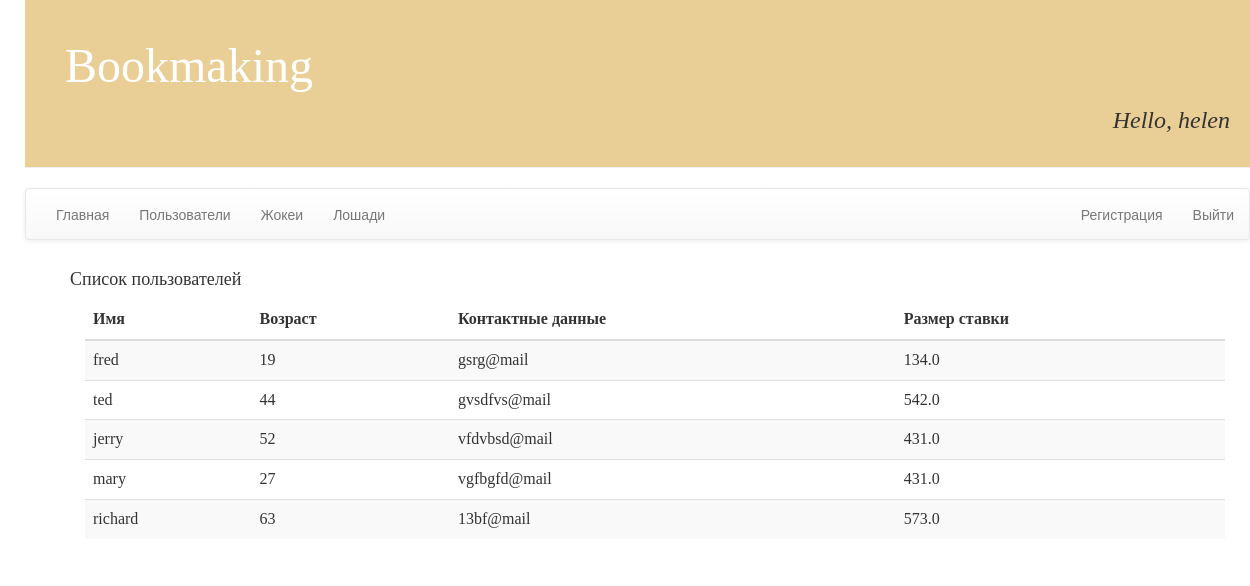
The page /user/ (signed in) on the database its author committed.
### bookmaking/models.py (models this page shows)
class User1(models.Model):
    user_id = models.IntegerField()
    name = models.CharField(max_length=50)
    age = models.IntegerField()
    stake = models.FloatField()
    contacts = models.CharField(max_length=50)
    bank_account = models.CharField(max_length=50)

### bookmaking/views.py (the view)
# urls.py: url(r'^user/$', views.user_view),
@login_required(login_url='/login')
def user_view(request):
    users = User1.objects.all()
    return render (request, 'bookmaking/users.html', {'users': users})

### bookmaking/templates/bookmaking/users.html
{% extends 'bookmaking/base.html' %}
{% load staticfiles %}
{% block content %}
	<h4>Список пользователей</h4>
	<div class="container">
    <table class="table table-striped">
 <thead>
 <tr>
 <th>Имя</th>
 <th>Возраст</th>
 <th>Контактные данные</th>
 <th>Размер ставки</th>
 </tr>
 </thead>
 <tbody>
  {% for user in users %}
 <tr>
 <td>{{user.name}}</td>
 <td>{{user.age}}</td>
 <td>{{user.contacts}}</td>
 <td>{{user.stake}}</td>
 </tr>
 {% endfor %}
 </tbody>
 </table>
	</div>
{% endblock content %}

### bookmaking/templates/bookmaking/base.html (shortened to what this page needs)
{% load staticfiles %}
 <html>
        <head>
            <link rel="stylesheet" href="//maxcdn.bootstrapcdn.com/bootstrap/3.2.0/css/bootstrap.min.css">
            <link rel="stylesheet" href="//maxcdn.bootstrapcdn.com/bootstrap/3.2.0/css/bootstrap-theme.min.css">
            <link rel="stylesheet" href="{% static 'css/bookmaking.css' %}">
        </head>
        <body>
            <div class="page-header">
                <h1>
                	<a href="/">Bookmaking</a>
                </h1>
                {% if user.is_authenticated %}
			    <p class="top-menu" align = "right"><i><font size="5">Hello, {{ user.username }}</font></i></p>
			    {% endif %}
            </div>
      <nav role="navigation" class="navbar navbar-default">
      <div id="navbarCollapse" class="collapse navbar-collapse">
        <ul class="nav navbar-nav">
          <li><a href="/">Главная</a></li>
          <li><a href='/user' %}">Пользователи</a></li>
          <li><a href="#">Жокеи</a></li>
          <li><a href="#">Лошади</a></li>
        </ul>
        <ul class="nav navbar-nav navbar-right">
       	  <li><a href="/registration">Регистрация</a></li>
       	  {% if user.is_authenticated %}
       	  		<li><a href="/logout">Выйти</a></li>
       	  {% else %}
          		<li><a href="/login">Войти</a></li>
          {% endif %}
        </ul>
      </div>
    </nav>
            <div class="content container">
                <div class="row">
                    <div class="col-md-8">
                    {% block content %}
                    {% endblock %}
                    </div>
                </div>
            </div>
        </body>
    </html>

### bookmaking/static/css/bookmaking.css (style rules this page uses)
h1 a { color: #FCA205; }
body { padding-left: 25px; }
.page-header { background-color: #E9CF96; font-family: 'BRITANNIC BOLD'; margin-top: 0; padding: 20px 20px 20px 40px; }
.page-header h1, .page-header h1 a, .page-header h1 a:visited, .page-header h1 a:active { color: #ffffff; font-size: 36pt; text-decoration: none; }
.content { margin-left: 30px; font-family: 'commercialscript bt'; }

### rows shown on the page
User1: name "fred", age "19", contacts "gsrg@mail", stake "134.0"
User1: name "ted", age "44", contacts "gvsdfvs@mail", stake "542.0"
User1: name "jerry", age "52", contacts "vfdvbsd@mail", stake "431.0"
User1: name "mary", age "27", contacts "vgfbgfd@mail", stake "431.0"
User1: name "richard", age "63", contacts "13bf@mail", stake "573.0"

### other values the page prints
{{ user.username }} "helen"
